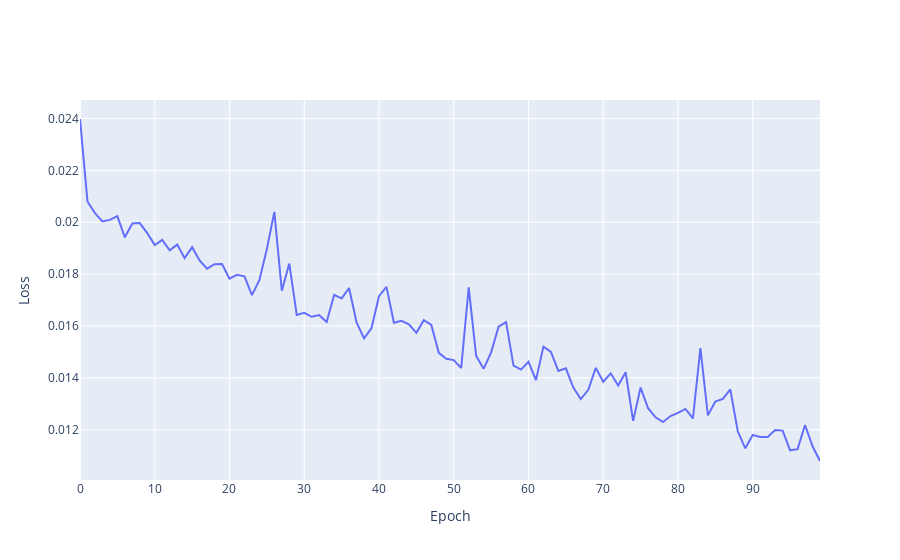

Notebook code cell kept with this figure:
### Code cell
loss = history_1.history['loss']
layout = go.Layout(
    xaxis={'title':'Epoch'},
    yaxis={'title':'Loss'}
)
fig = go.Figure([
    go.Scatter(x=list(range(100)), y=loss, mode='lines',name = 'Training Loss')
], layout=layout)
fig.show()
